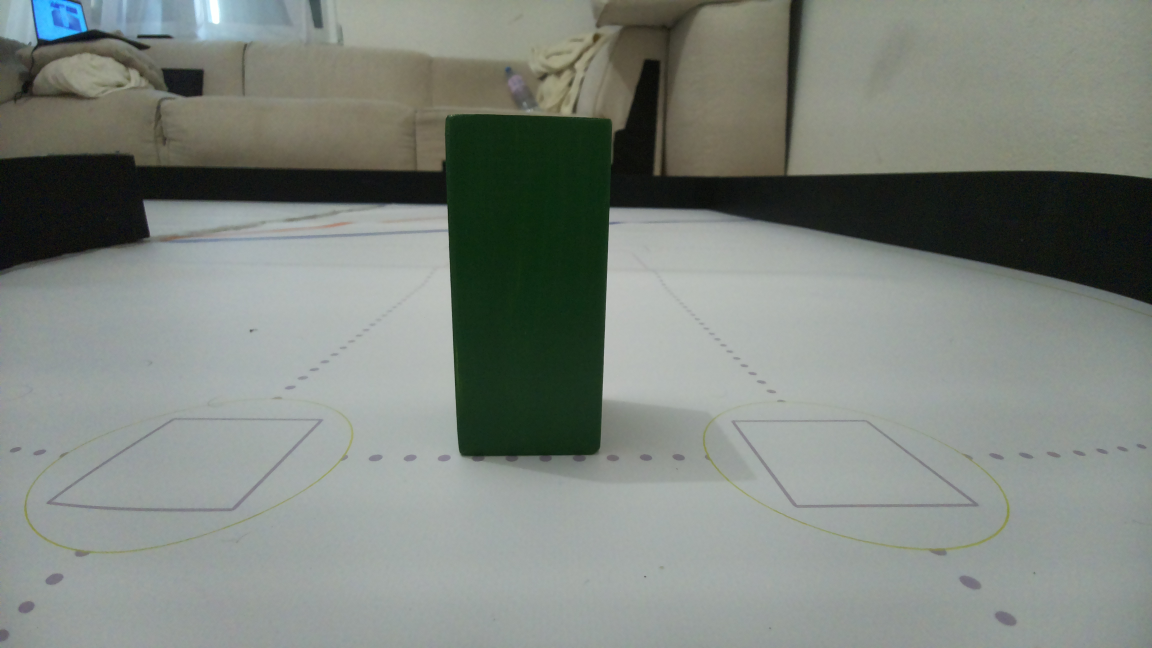
#> input picture teststrecke/bildverarbeitung/bilder/referenzbilder/gruen_hindernis4.jpg, 4608 x 2592 px (shown at 1/4 size)
$ python hsv_test.py
#> lines starting #> are read from the running program, lines starting #| are printed output that depends on the picture
import cv2
import numpy as np
import os

bild_pfad = "bilder/referenzbilder/gruen_hindernis4.jpg"

bild = cv2.imread(bild_pfad)
#> bild is the input picture: shape (2592, 4608, 3); mean B, G, R 125.9, 132.5, 126

if bild is None:
    print("Bild konnte nicht geladen werden.")
    exit()

# Bild in HSV umwandeln
hsv = cv2.cvtColor(bild, cv2.COLOR_BGR2HSV)
#> hsv: shape (2592, 4608, 3); mean H, S, V 65.1, 31.5, 133.4

# Kleiner Testbereich auf dem grünen Hindernis
# Werte an die Position des Hindernisses im Bild anpassen
x1, y1 = 2000, 1000
x2, y2 = 2300, 1700

bereich = hsv[y1:y2, x1:x2]
#> bereich: shape (700, 300, 3); mean H, S, V 64.3, 144.6, 44.3

# Nur deutlich gesättigte Pixel berücksichtigen
saettigung = bereich[:, :, 1]
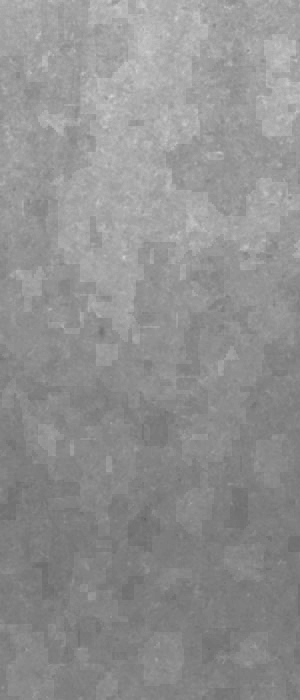
#> saettigung: shape (700, 300); min 99, max 216, mean 144.6
farbige_pixel = bereich[saettigung > 80]

if len(farbige_pixel) == 0:
    print("Keine ausreichend farbigen Pixel gefunden.")
else:
    median = np.median(farbige_pixel, axis=0)
#> median = [64, 142, 45]

    print("HSV-Wert Grün")
    print("----------------")
    print(f"H: {median[0]:.1f}")
#| H: 64.0
    print(f"S: {median[1]:.1f}")
#| S: 142.0
    print(f"V: {median[2]:.1f}")
#| V: 45.0

# Kontrollbild mit Rechteck speichern
kontrollbild = bild.copy()

cv2.rectangle(
    kontrollbild,
    (x1, y1),
    (x2, y2),
    (0, 255, 0),
    3
)

os.makedirs("bilder/hsv_test", exist_ok=True)

cv2.imwrite(
    "bilder/hsv_test/hsv_gruen_hindernis4.jpg",
    kontrollbild
)

print("Kontrollbild gespeichert.")

$ run again, with teststrecke/bildverarbeitung/bilder/referenzbilder/gruen_hindernis1.jpg copied over teststrecke/bildverarbeitung/bilder/referenzbilder/gruen_hindernis4.jpg
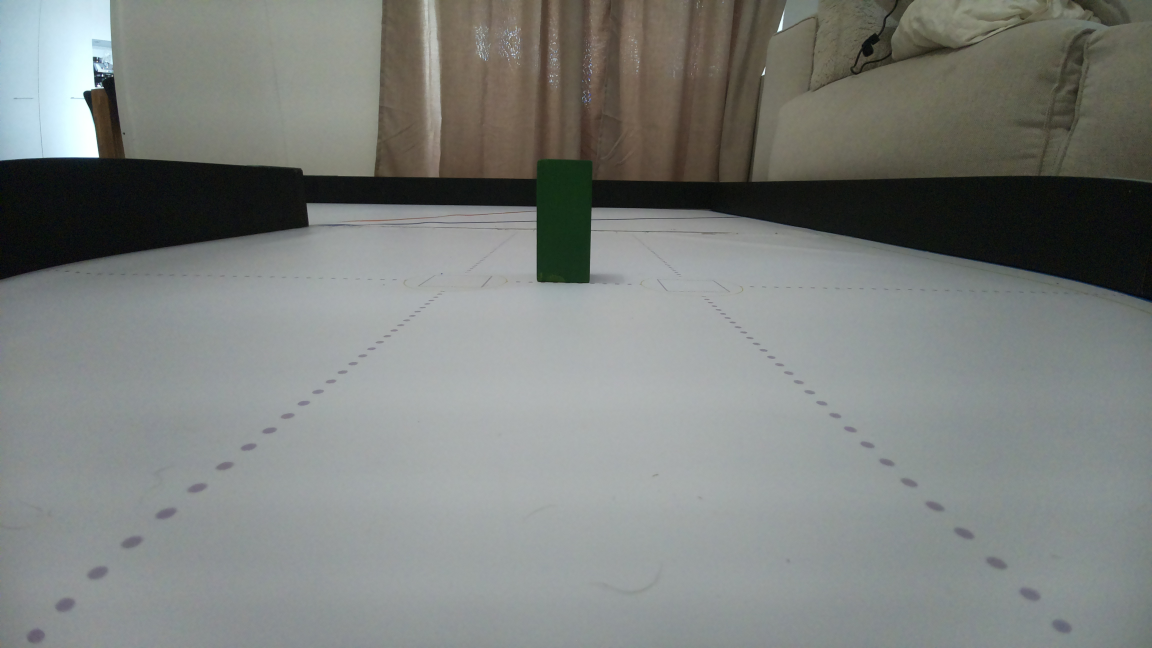
#> input picture teststrecke/bildverarbeitung/bilder/referenzbilder/gruen_hindernis1.jpg, 4608 x 2592 px (shown at 1/4 size)
#> bild is the input picture: shape (2592, 4608, 3); mean B, G, R 125.1, 128.1, 124.6
#> hsv: shape (2592, 4608, 3); mean H, S, V 73.1, 25.7, 130.3
#> bereich: shape (700, 300, 3); mean H, S, V 88.9, 18.9, 163.2
#> `saettigung = bereich[:, :, 1]`:
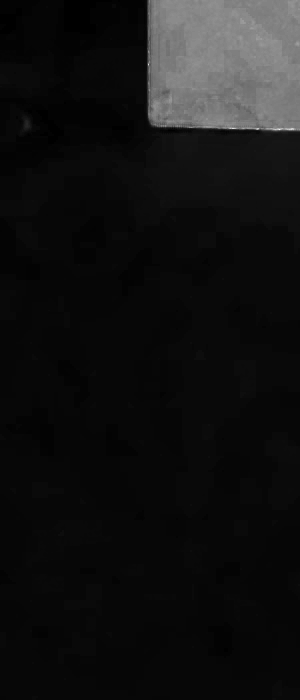
#> saettigung: shape (700, 300); min 0, max 242, mean 18.9
#> median = [65, 130, 47]
#| H: 65.0
#| S: 130.0
#| V: 47.0

$ run again, with teststrecke/bildverarbeitung/bilder/referenzbilder/gruen_hindernis2.jpg copied over teststrecke/bildverarbeitung/bilder/referenzbilder/gruen_hindernis4.jpg
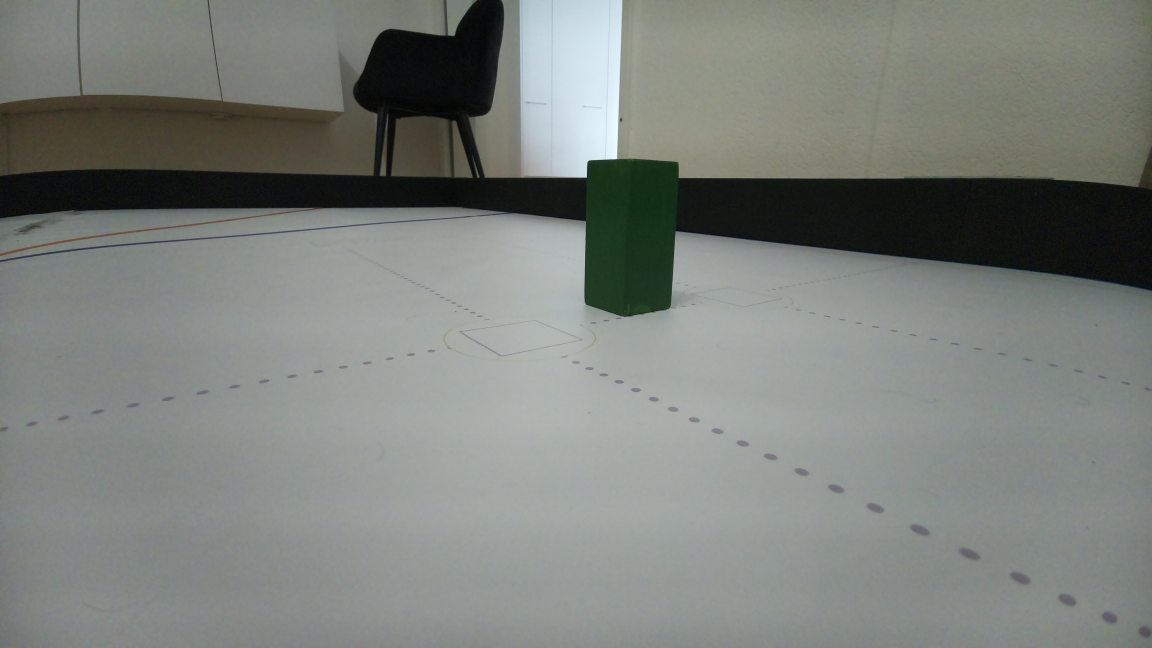
#> input picture teststrecke/bildverarbeitung/bilder/referenzbilder/gruen_hindernis2.jpg, 4608 x 2592 px (shown at 1/4 size)
#> bild is the input picture: shape (2592, 4608, 3); mean B, G, R 123.8, 128.6, 124
#> hsv: shape (2592, 4608, 3); mean H, S, V 66, 21.6, 129.2
#> bereich: shape (700, 300, 3); mean H, S, V 76.2, 7.9, 179.6
#> `saettigung = bereich[:, :, 1]`:
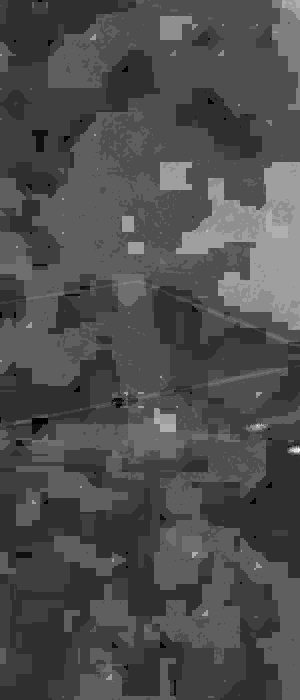
#> saettigung: shape (700, 300); min 3, max 19, mean 7.91; drawn with min black and max white
#> farbige_pixel = empty array

$ run again, with teststrecke/bildverarbeitung/bilder/referenzbilder/gruen_hindernis3.jpg copied over teststrecke/bildverarbeitung/bilder/referenzbilder/gruen_hindernis4.jpg
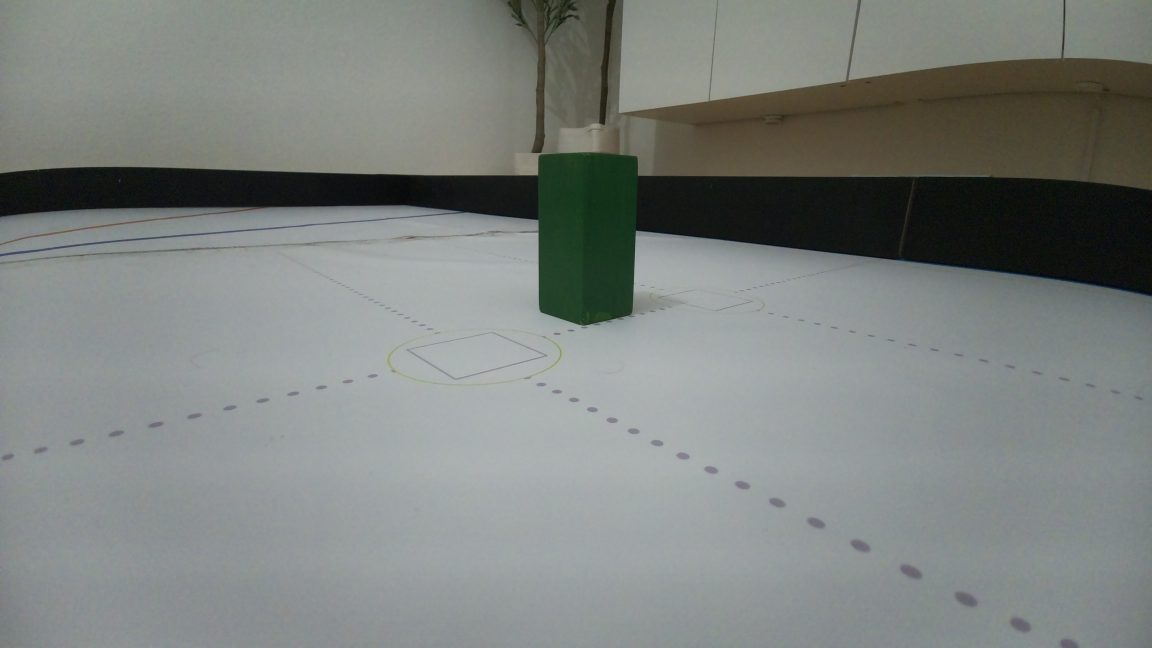
#> input picture teststrecke/bildverarbeitung/bilder/referenzbilder/gruen_hindernis3.jpg, 4608 x 2592 px (shown at 1/4 size)
#> bild is the input picture: shape (2592, 4608, 3); mean B, G, R 126.6, 130, 125
#> hsv: shape (2592, 4608, 3); mean H, S, V 75.3, 25, 131.3
#> bereich: shape (700, 300, 3); mean H, S, V 82.9, 30.3, 153.3
#> `saettigung = bereich[:, :, 1]`:
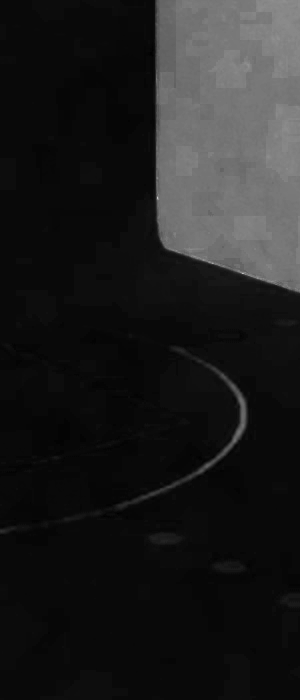
#> saettigung: shape (700, 300); min 0, max 197, mean 30.3
#> median = [65, 118, 64]
#| H: 65.0
#| S: 118.0
#| V: 64.0
